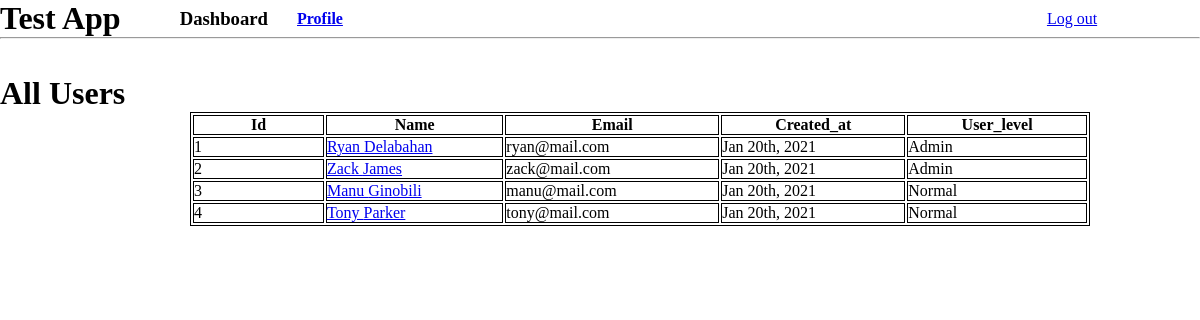
/dashboard, run on the app's committed database.
### first_app/models.py (models this page shows)
class User(models.Model):
    first_name = models.CharField(max_length = 50)
    last_name = models.CharField(max_length = 50)
    email = models.CharField(max_length = 384, unique = True)
    level_admin = models.IntegerField(default=1)
    description = models.TextField(null = True)
    password = models.CharField(max_length = 60)
    created_at = models.DateTimeField(auto_now_add = True)
    updated_at = models.DateTimeField(auto_now = True)
    objects = UserManager()

### first_app/views.py (the view)
# urls.py: path('dashboard', views.display_dashboard),
def display_dashboard(request):
    context = {
        'users': User.objects.all(),
    }
    return render(request, 'dashboard.html',context)

### first_app/templates/dashboard.html (shortened to what this page needs)
<!DOCTYPE html>
<html lang="en">
<head>
    {% load static %}
    <link rel='stylesheet' href='{% static "css/style.css" %}'>
</head>
<body>
    <div>
        <h1 id='test'>Test App</h1>
        <h3 id='home'>Dashboard</h3>
        <h4 id='prof'><a href='/users/edit'>Profile</a></h4>
        <a href='/logout' id='sign'>Log out</a>
    </div>
    <hr><br><br>
    <h1>All Users</h1>
    <table>
        <tr>
            <th>Id</th>
            <th>Name</th>
            <th>Email</th>
            <th>Created_at</th>
            <th>User_level</th>
        </tr>
        {% for user in users %}
        <tr>
            <td>{{user.id}}</td>
            <td><a href='/users/show/{{user.id}}'>{{user.first_name}} {{user.last_name}}</a></td>
            <td>{{user.email}}</td>
            <td>{{user.created_at | date:'M jS, Y'}}</td>
            {% if user.level_admin == 9 %}
            <td>Admin</td>
            {% else %}
            <td>Normal</td>
            {% endif %}
        </tr>
        {% endfor %}
    </table>
</body>
</html>

### first_app/static/css/style.css (style rules this page uses)
* { padding: 0px; margin: 0px; }
#test { vertical-align: middle; display: inline-block; }
#home { margin-left: 55px; vertical-align: middle; display: inline-block; }
#sign { margin-left: 700px; vertical-align: middle; display: inline-block; }
table, th, td { border: 1px solid black; width: 900px; margin-left: 190px; }
#prof { display: inline-block; margin-left: 25px; vertical-align: middle; }

### data on the page
User: id "1", first_name "Ryan", last_name "Delabahan", email "ryan@mail.com", created_at "Jan 20th, 2021", level_admin "Admin"
User: id "2", first_name "Zack", last_name "James", email "zack@mail.com", created_at "Jan 20th, 2021", level_admin "Admin"
User: id "3", first_name "Manu", last_name "Ginobili", email "manu@mail.com", created_at "Jan 20th, 2021", level_admin "Normal"
User: id "4", first_name "Tony", last_name "Parker", email "tony@mail.com", created_at "Jan 20th, 2021", level_admin "Normal"
